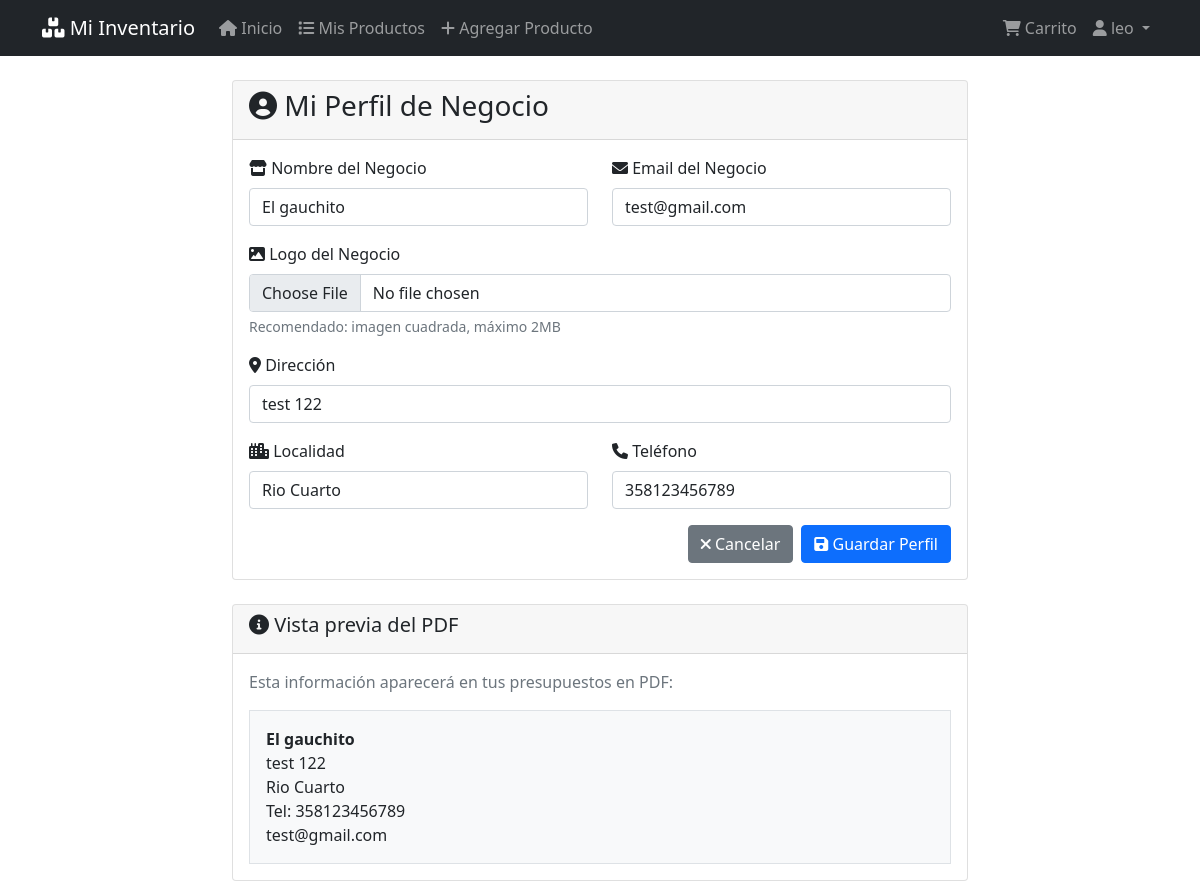
/profile/ (signed in), run on the app's committed database.
### inventory/models.py (models this page shows, shortened)
class UserProfile(models.Model):
    user = models.OneToOneField(User, on_delete=models.CASCADE, related_name='profile')
    business_name = models.CharField(max_length=200, blank=True, verbose_name="Nombre del Negocio")
    business_logo = models.ImageField(upload_to='logos/', blank=True, null=True, verbose_name="Logo del Negocio")
    address = models.CharField(max_length=300, blank=True, verbose_name="Dirección")
    city = models.CharField(max_length=100, blank=True, verbose_name="Localidad")
    phone = models.CharField(max_length=20, blank=True, verbose_name="Teléfono")
    email = models.EmailField(blank=True, verbose_name="Email del Negocio")
    class Meta:
        verbose_name = "Perfil de Usuario"
        verbose_name_plural = "Perfiles de Usuario"

### inventory/views.py (the view)
# urls.py: path('profile/', views.profile_view, name='profile'),
@login_required
def profile_view(request):
    profile, created = UserProfile.objects.get_or_create(user=request.user)
    if request.method == 'POST':
        form = UserProfileForm(request.POST, request.FILES, instance=profile)
        if form.is_valid():
            form.save()
            messages.success(request, 'Perfil actualizado exitosamente!')
            return redirect('profile')
    else:
        form = UserProfileForm(instance=profile)
    return render(request, 'inventory/profile.html', {'form': form, 'profile': profile})

### inventory/forms.py
class UserProfileForm(forms.ModelForm):
    class Meta:
        model = UserProfile
        fields = ['business_name', 'business_logo', 'address', 'city', 'phone', 'email']
        widgets = {
            'business_name': forms.TextInput(attrs={'class': 'form-control'}),
            'address': forms.TextInput(attrs={'class': 'form-control'}),
            'city': forms.TextInput(attrs={'class': 'form-control'}),
            'phone': forms.TextInput(attrs={'class': 'form-control'}),
            'email': forms.EmailInput(attrs={'class': 'form-control'}),
            'business_logo': forms.FileInput(attrs={'class': 'form-control'}),
        }

### templates/inventory/profile.html (shortened to what this page needs)
{% extends 'base.html' %}
{% block content %}
<div class="row justify-content-center">
    <div class="col-md-8">
        <div class="card">
            <div class="card-header">
                <h3><i class="fas fa-user-circle"></i> Mi Perfil de Negocio</h3>
            </div>
            <div class="card-body">
                <form method="post" enctype="multipart/form-data">
                    <div class="row">
                        <div class="col-md-6">
                            <div class="mb-3">
                                <label for="{{ form.business_name.id_for_label }}" class="form-label">
                                    <i class="fas fa-store"></i> {{ form.business_name.label }}
                                </label>
                                {{ form.business_name }}
                            </div>
                        </div>
                        <div class="col-md-6">
                            <div class="mb-3">
                                <label for="{{ form.email.id_for_label }}" class="form-label">
                                    <i class="fas fa-envelope"></i> {{ form.email.label }}
                                </label>
                                {{ form.email }}
                            </div>
                        </div>
                    </div>
                    <div class="mb-3">
                        <label for="{{ form.business_logo.id_for_label }}" class="form-label">
                            <i class="fas fa-image"></i> {{ form.business_logo.label }}
                        </label>
                        {{ form.business_logo }}
                        <div class="form-text">Recomendado: imagen cuadrada, máximo 2MB</div>
                    </div>
                    <div class="mb-3">
                        <label for="{{ form.address.id_for_label }}" class="form-label">
                            <i class="fas fa-map-marker-alt"></i> {{ form.address.label }}
                        </label>
                        {{ form.address }}
                    </div>
                    <div class="row">
                        <div class="col-md-6">
                            <div class="mb-3">
                                <label for="{{ form.city.id_for_label }}" class="form-label">
                                    <i class="fas fa-city"></i> {{ form.city.label }}
                                </label>
                                {{ form.city }}
                            </div>
                        </div>
                        <div class="col-md-6">
                            <div class="mb-3">
                                <label for="{{ form.phone.id_for_label }}" class="form-label">
                                    <i class="fas fa-phone"></i> {{ form.phone.label }}
                                </label>
                                {{ form.phone }}
                            </div>
                        </div>
                    </div>
                    <div class="d-grid gap-2 d-md-flex justify-content-md-end">
                        <a href="{% url 'home' %}" class="btn btn-secondary">
                            <i class="fas fa-times"></i> Cancelar
                        </a>
                        <button type="submit" class="btn btn-primary">
                            <i class="fas fa-save"></i> Guardar Perfil
                        </button>
                    </div>
                </form>
            </div>
        </div>
        <div class="card mt-4">
            <div class="card-header">
                <h5><i class="fas fa-info-circle"></i> Vista previa del PDF</h5>
            </div>
            <div class="card-body">
                <p class="text-muted">Esta información aparecerá en tus presupuestos en PDF:</p>
                <div class="border p-3 bg-light">
                    <div>
                        {% if profile.business_name %}
                            <strong>{{ profile.business_name }}</strong><br>
                        {% endif %}
                        {% if profile.address %}
                            {{ profile.address }}<br>
                        {% endif %}
                        {% if profile.city %}
                            {{ profile.city }}<br>
                        {% endif %}
                        {% if profile.phone %}
                            Tel: {{ profile.phone }}<br>
                        {% endif %}
                        {% if profile.email %}
                            {{ profile.email }}
                        {% endif %}
                    </div>
                </div>
            </div>
        </div>
    </div>
</div>
{% endblock %}

### templates/base.html (shortened to what this page needs)
<!DOCTYPE html>
<html lang="es">
<head>
    <link href="https://cdn.jsdelivr.net/npm/bootstrap@5.1.3/dist/css/bootstrap.min.css" rel="stylesheet">
    <link href="https://cdnjs.cloudflare.com/ajax/libs/font-awesome/6.0.0/css/all.min.css" rel="stylesheet">
</head>
<body>
    <nav class="navbar navbar-expand-lg navbar-dark bg-dark">
        <div class="container">
            <a class="navbar-brand" href="{% url 'home' %}">
                <i class="fas fa-boxes"></i> Mi Inventario
            </a>
            {% if user.is_authenticated %}
            <div class="collapse navbar-collapse" id="navbarNav">
                <ul class="navbar-nav me-auto">
                    <li class="nav-item">
                        <a class="nav-link" href="{% url 'home' %}">
                            <i class="fas fa-home"></i> Inicio
                        </a>
                    </li>
                    <li class="nav-item">
                        <a class="nav-link" href="{% url 'product_list' %}">
                            <i class="fas fa-list"></i> Mis Productos
                        </a>
                    </li>
                    <li class="nav-item">
                        <a class="nav-link" href="{% url 'add_product' %}">
                            <i class="fas fa-plus"></i> Agregar Producto
                        </a>
                    </li>
                </ul>
                <ul class="navbar-nav">
                    <li class="nav-item">
                        <a class="nav-link" href="{% url 'cart' %}">
                            <i class="fas fa-shopping-cart"></i> Carrito
                        </a>
                    </li>
                    <li class="nav-item dropdown">
                        <a class="nav-link dropdown-toggle" href="#" id="navbarDropdown" role="button" data-bs-toggle="dropdown">
                            <i class="fas fa-user"></i> {{ user.username }}
                        </a>
                    </li>
                </ul>
            </div>
            {% endif %}
        </div>
    </nav>
    <main class="container mt-4">
        {% block content %}
        {% endblock %}
    </main>
</body>
</html>

### data on the page
UserProfile: business_name "El gauchito", email "test@gmail.com", address "test 122", city "Rio Cuarto", phone "358123456789"

### other printed values
{{ user.username }} "leo"
